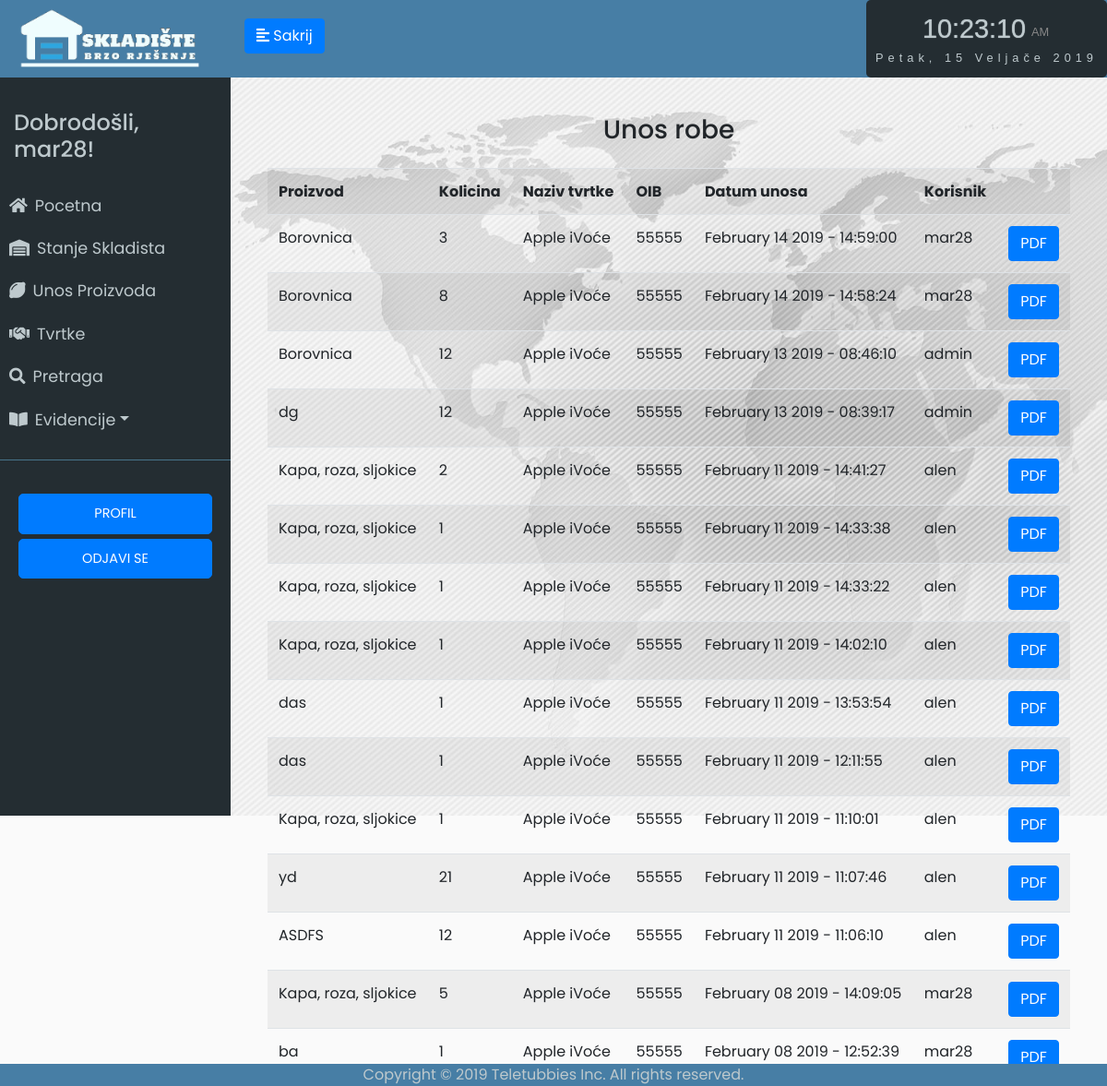
Page /evidencija_unosa (signed in) on the committed database.
### app/models.py (models this page shows, shortened)
class User(UserMixin, db.Model):
	id = db.Column(db.Integer, primary_key=True)
	username = db.Column(db.String(64), index=True, unique=True)
	email = db.Column(db.String(120), index=True, unique=True)
	password_hash = db.Column(db.String(128))
	last_seen = db.Column(db.DateTime, default=datetime.utcnow)
	evidencija = db.relationship('Evidencija', backref='user', lazy='dynamic')

class Evidencija(db.Model):
	id = db.Column(db.Integer, primary_key=True)
	proizvod_id = db.Column(db.Integer, db.ForeignKey('proizvod.id'))
	tvrtka_id = db.Column(db.Integer, db.ForeignKey('tvrtka.id'))
	promijenjena_kolicina = db.Column(db.Integer)
	trenutna_kolicina = db.Column(db.Integer)
	datum_unosa = db.Column(db.DateTime, default=datetime.utcnow)
	vrsta_unosa = db.Column(db.String(64))
	user_id = db.Column(db.Integer, db.ForeignKey('user.id'))

class Proizvod(db.Model):
	__searchable__ = ['name']
	id = db.Column(db.Integer, primary_key=True)
	name = db.Column(db.String(64))
	kolicina = db.Column(db.Integer)
	zemlja_podrijetla = db.Column(db.String(64))
	opis_proizvoda = db.Column(db.String(300))
	datum_unosa = db.Column(db.DateTime, default=datetime.utcnow)
	evidencija = db.relationship('Evidencija', backref='proizvod', lazy='dynamic')

class Tvrtka(db.Model):
	id = db.Column(db.Integer, primary_key=True)
	name = db.Column(db.String(64))
	oib = db.Column(db.Integer, unique=True)
	grad = db.Column(db.String(64))
	p_broj = db.Column(db.Integer)
	drzava = db.Column(db.String(64))
	evidencija = db.relationship('Evidencija', backref='tvrtka', lazy='dynamic')

### app/routes.py (the view)
@app.route('/evidencija_unosa')
@login_required
def evidencija_unosa():
	evidencija = Evidencija.query.filter_by(vrsta_unosa='unos').order_by(Evidencija.datum_unosa.desc()).all()
	html = render_template('evidencija_unosa.html', title='Evidencija unosa', evidencija=evidencija)
	return render_template('evidencija_unosa.html', title='Evidencija unosa', evidencija=evidencija)

### app/models.py (called while the page is built)
@login.user_loader
def load_user(id):
	return User.query.get(int(id))

### app/routes.py (called while the page is built)
@app.before_request
def before_request():
	if current_user.is_authenticated:
		current_user.last_seen = datetime.utcnow()
		db.session.commit()

### app/templates/evidencija_unosa.html (shortened to what this page needs)
{% extends "base.html" %}
{% block content %}
<div class="stanje-s">
    <h3 class="mb-4">Unos robe</h3>
<table class="table table-striped">
	<tr>
        <th>Proizvod</th>
        <th>Kolicina</th>
        <th>Naziv tvrtke</th>
        <th>OIB</th>
        <th>Datum unosa</th>
        <th>Korisnik</th>
        <th></th>
    </tr>
    {% for e in evidencija %}
    <tr>
    	<td><a href="/proizvod/{{e.proizvod.name}}">{{ e.proizvod.name }}</a></td>
    	<td>{{ e.promijenjena_kolicina }}</td>
    	<td>{{ e.tvrtka.name }}</td>
    	<td>{{ e.tvrtka.oib }}</td>
    	<td>{{ e.datum_unosa.strftime('%B %d %Y - %H:%M:%S') }}</td>
        <td>{{ e.user.username }}</td>
        <td><button class="btn btn-primary"><a href="evidencija/{{e.id}}">PDF</a></button></td>
    </tr>
    {% endfor %}
</table>
</div>
{% endblock %}

### app/templates/base.html (shortened to what this page needs)
<html>
<head>
	<link rel="stylesheet" href="https://stackpath.bootstrapcdn.com/bootstrap/4.2.1/css/bootstrap.min.css" integrisha384-GJzZqFGwb1QTTN6wy59ffF1BuGJpLSa9DkKMp0DgiMDm4iYMj70gZWKYbI706tWS">
	<link href="../static/style.css" type="text/css" rel="stylesheet">
	<link rel="stylesheet" href="https://use.fontawesome.com/releases/v5.7.1/css/all.css">
</head>
<body onload="startTime()">
	<div class="wrapper">
	<nav id="sidebar">
		<div class="sidebar-header ">
			<img src="../static/logo5.png" style="width: 200px; height: auto;">
		</div>
		<ul class="list-unstyled components" id="navigation">
			<h4>Dobrodošli, {{ current_user.username }}!</h4>
			<li class="{% block index %}{% endblock %}">
				<a href="{{ url_for('index') }}"><i class="fas fa-home mr-2"></i>Pocetna</a>
			</li>
			<li class="{% block stanje_skladista %}{% endblock %}">
				<a href="{{ url_for('stanje_skladista1') }}"><i class="fas fa-warehouse mr-2"></i>Stanje Skladista</a>
			</li>
			<li class="{% block unos_proizvoda %}{% endblock %}">
				<a href="{{ url_for('unos_proizvoda') }}"><i class="fas fa-lemon mr-2"></i>Unos Proizvoda</a>
			</li>
			<li class="{% block dobavljaci %}{% endblock %}">
				<a href="{{ url_for('tvrtke') }}"><i class="fas fa-handshake mr-2"></i>Tvrtke</a>
			</li>
			<li class="{% block pretraga %}{% endblock %}">
                <a href="{{ url_for('search1') }}"><i class="fas fa-search mr-2"></i>Pretraga</a>
            </li>
			<li>
				<a href="#pageSubmenu" data-toggle="collapse" aria-expanded="false" class="dropdown-toggle"><i class="fas fa-book-open mr-2"></i>Evidencije</a>
			</li>
		</ul>
		<ul class="list-unstyled CTAs">
                <li>
                    <a href="{{ url_for('user', username=current_user.username) }}" class="btn btn-primary hover-plava">PROFIL</a>
                </li>
                <li>
                    <a href="{{ url_for('logout') }}" class="btn btn-primary hover-plava">ODJAVI SE</a>
                </li>
            </ul>
	</nav>
		<div class="tijelo">
	        <div class="plava-pozadina">
	        	<div class="d-flex bd-highlight">
  <div class="bd-highlight"><button type="button" id="sidebarCollapse" class="btn btn-primary">
	                <i class="fas fa-align-left"></i>
	                <span class="sakrij-tipku"></span>
	            </button> <br></div>
  <div class="ml-auto bd-highlight"><div id="clockdate">
  					<div class="clockdate-wrapper">
    					<div id="clock"></div>
    					<div id="date"></div>
  					</div>
				</div></div>
</div>
	    	</div>
			<div class="plavo">
			{% block content %}
			{% endblock %}
			</div>
		</div>
<footer>Copyright © 2019 Teletubbies Inc. All rights reserved.</footer>
</body>
</html>

### app/static/style.css (style rules this page uses)
body { font-family: 'Poppins', sans-serif; background: #fafafa; }
h4 { padding: 15px; }
.wrapper { display: flex; width: 100%; align-items: stretch; }
a, a:hover, a:focus { color: inherit; text-decoration: none; transition: all 0.3s; }
#sidebar { min-width: 250px; max-width: 250px; min-height: 100vh; background: #242d32; color: #bec9cd; transition: all 0.3s; }
#sidebarCollapse { margin-top: 20px; margin-left: 15px; }
#sidebar .sidebar-header { padding: 7.5px 20px; background: #477ea5; color: #f0fdfe; }
#sidebar ul.components { padding: 20px 0; border-bottom: 1px solid #47748b; }
#sidebar ul li a { padding: 10px; font-size: 1.1em; display: block; }
ul.CTAs { padding: 20px; }
ul.CTAs a { text-align: center; font-size: 0.9em !important; display: block; border-radius: 5px; margin-bottom: 5px; }
.tijelo { display: inline-block; width: 100%; }
.plavo { display: inline-block; width: 100%; text-align: center; }
.plava-pozadina { background-color: #477ea5; display: inline-block; width: 100%; height: 84px; }
.stanje-s { padding-top: 5vh; padding-left: 5vh; padding-right: 5vh; background-image: url('map.jpg'); height: 100vh; }
.sakrij-tipku:before { content: 'Sakrij'; }
.clockdate-wrapper { background-color: #242d32; padding:10px; max-width:350px; width:100%; text-align:center; border-radius:5px; margin:0 auto; height: 84px; }
#clock { background-color:#242d32; font-family: sans-serif; font-size:1.8rem; text-shadow:0px 0px 1px #bec9cd; color:#bec9cd; }
#date { letter-spacing:5px; font-size:0.8rem; font-family:arial,sans-serif; color:#bec9cd; }
footer { position: fixed; left: 0; bottom: 0; width: 100%; background-color: #477ea5; color: #bec9cd; text-align: center; }

### rows in the picture
User: username "mar28"
Evidencija: proizvod.name "Borovnica", promijenjena_kolicina "3", tvrtka.name "Apple iVoće", tvrtka.oib "55555", datum_unosa "February 14 2019 - 14:59:00", user.username "mar28"
Evidencija: proizvod.name "Borovnica", promijenjena_kolicina "8", tvrtka.name "Apple iVoće", tvrtka.oib "55555", datum_unosa "February 14 2019 - 14:58:24", user.username "mar28"
Evidencija: proizvod.name "Borovnica", promijenjena_kolicina "12", tvrtka.name "Apple iVoće", tvrtka.oib "55555", datum_unosa "February 13 2019 - 08:46:10", user.username "admin"
Evidencija: proizvod.name "dg", promijenjena_kolicina "12", tvrtka.name "Apple iVoće", tvrtka.oib "55555", datum_unosa "February 13 2019 - 08:39:17", user.username "admin"
Evidencija: proizvod.name "Kapa, roza, sljokice", promijenjena_kolicina "2", tvrtka.name "Apple iVoće", tvrtka.oib "55555", datum_unosa "February 11 2019 - 14:41:27", user.username "alen"
Evidencija: proizvod.name "Kapa, roza, sljokice", promijenjena_kolicina "1", tvrtka.name "Apple iVoće", tvrtka.oib "55555", datum_unosa "February 11 2019 - 14:33:38", user.username "alen"
Evidencija: proizvod.name "Kapa, roza, sljokice", promijenjena_kolicina "1", tvrtka.name "Apple iVoće", tvrtka.oib "55555", datum_unosa "February 11 2019 - 14:33:22", user.username "alen"
Evidencija: proizvod.name "Kapa, roza, sljokice", promijenjena_kolicina "1", tvrtka.name "Apple iVoće", tvrtka.oib "55555", datum_unosa "February 11 2019 - 14:02:10", user.username "alen"
Evidencija: proizvod.name "das", promijenjena_kolicina "1", tvrtka.name "Apple iVoće", tvrtka.oib "55555", datum_unosa "February 11 2019 - 13:53:54", user.username "alen"
Evidencija: proizvod.name "das", promijenjena_kolicina "1", tvrtka.name "Apple iVoće", tvrtka.oib "55555", datum_unosa "February 11 2019 - 12:11:55", user.username "alen"
Evidencija: proizvod.name "Kapa, roza, sljokice", promijenjena_kolicina "1", tvrtka.name "Apple iVoće", tvrtka.oib "55555", datum_unosa "February 11 2019 - 11:10:01", user.username "alen"
Evidencija: proizvod.name "yd", promijenjena_kolicina "21", tvrtka.name "Apple iVoće", tvrtka.oib "55555", datum_unosa "February 11 2019 - 11:07:46", user.username "alen"
Evidencija: proizvod.name "ASDFS", promijenjena_kolicina "12", tvrtka.name "Apple iVoće", tvrtka.oib "55555", datum_unosa "February 11 2019 - 11:06:10", user.username "alen"
Evidencija: proizvod.name "Kapa, roza, sljokice", promijenjena_kolicina "5", tvrtka.name "Apple iVoće", tvrtka.oib "55555", datum_unosa "February 08 2019 - 14:09:05", user.username "mar28"
Evidencija: proizvod.name "ba", promijenjena_kolicina "1", tvrtka.name "Apple iVoće", tvrtka.oib "55555", datum_unosa "February 08 2019 - 12:52:39", user.username "mar28"
